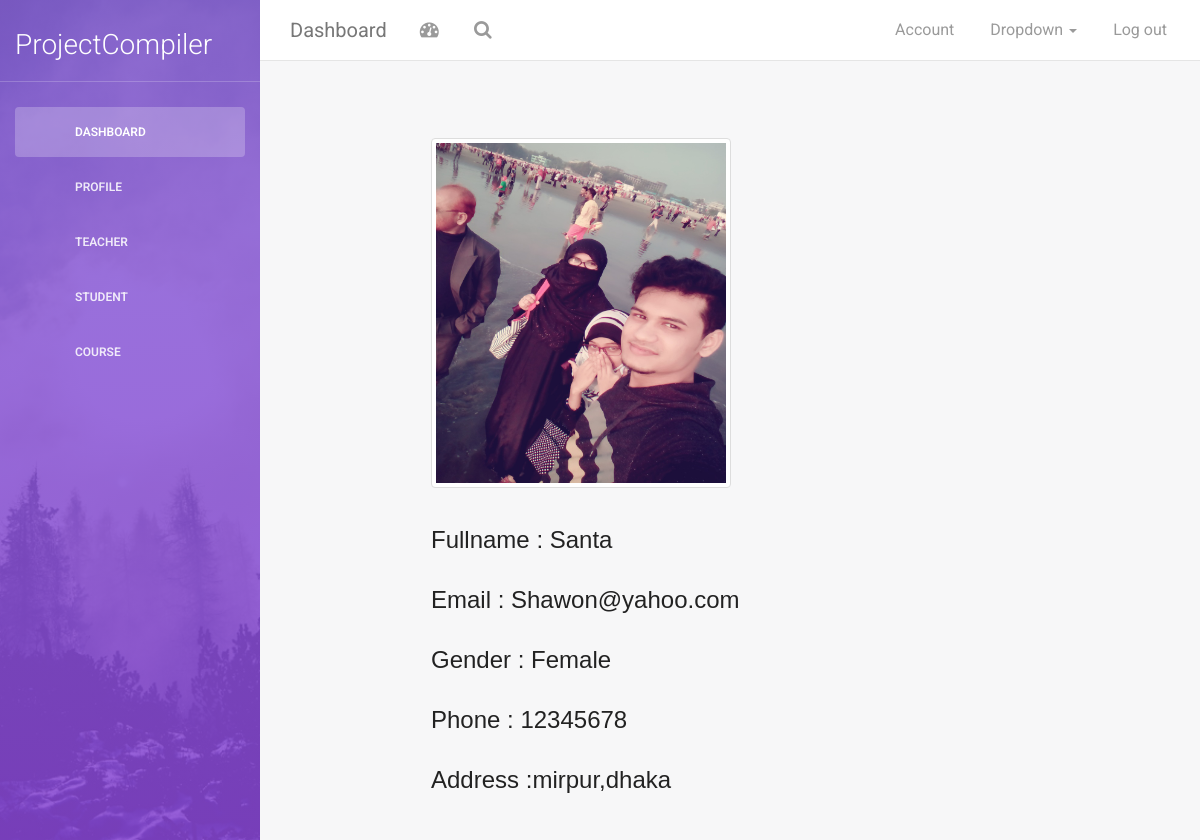
The page /admin/includes/profile_view.php?view=22 on the database its author committed.
### tables this page shows
CREATE TABLE `teachers` (
  `id` int(20) NOT NULL,
  `fullname` varchar(20) NOT NULL,
  `email` varchar(20) NOT NULL,
  `gender` text NOT NULL,
  `phone_number` int(11) NOT NULL,
  `address` varchar(30) NOT NULL,
  `image` varchar(255) NOT NULL,
  `password` varchar(255) NOT NULL
);

### admin/includes/profile_view_handler.php (called while the page is built)
<?php
$id = $_GET['view'];
$query = "SELECT * FROM teachers WHERE id ='$id' ";
$select_users = mysqli_query($conn,$query);
while($row = mysqli_fetch_assoc($select_users)) {
  $fullname             = $row['fullname'];
  $email                = $row['email'];
  $gender         = $row['gender'];
  $phone      = $row['phone_number'];
  $address      = $row['address'];
  $image         = $row['image'];
}
?>

### admin/includes/profile_view.php (the view, shortened to what this page needs)
  <?php
  include "header.php";
  include "profile_view_handler.php";
  ?>
  <div class="content" style="margin-top:5%; margin-left: 15%;">
   <div class="container-fluid">
     <div class="row">
       <div class="col-md-12">
         <div class="text-left" >
           <?php echo "<img style='height:350px;  width:300px;' class='img-thumbnail' src='images/".$image."' >"; ?>
         </div>
         <div class="text-left" style="margin-top:5%;" >
          <?php
          echo " <h4 style='color:#222; font-size:24px; font-weight:500; font-family:sans-serif;'>Fullname   :  $fullname   </h4> ";
          echo " <h4 style='color:#222; font-size:24px; font-weight:500; font-family:sans-serif;'>Email    :  $email   </h4> ";
          echo " <h4 style='color:#222; font-size:24px; font-weight:500; font-family:sans-serif;'>Gender    :  $gender   </h4> ";
          echo " <h4 style='color:#222; font-size:24px; font-weight:500; font-family:sans-serif;'>Phone      :  $phone    </h4> ";
          echo " <h4 style='color:#222; font-size:24px; font-weight:500; font-family:sans-serif;'>Address       :$address   </h4> ";
          ?>
        </div>
      </div>
    </div>
  </div>
</div>
<?php include "footer.php"; ?>

### rows shown on the page
teachers: image (picture), fullname "Santa", email "Shawon@yahoo.com", gender "Female", phone_number "12345678", address "mirpur,dhaka"
